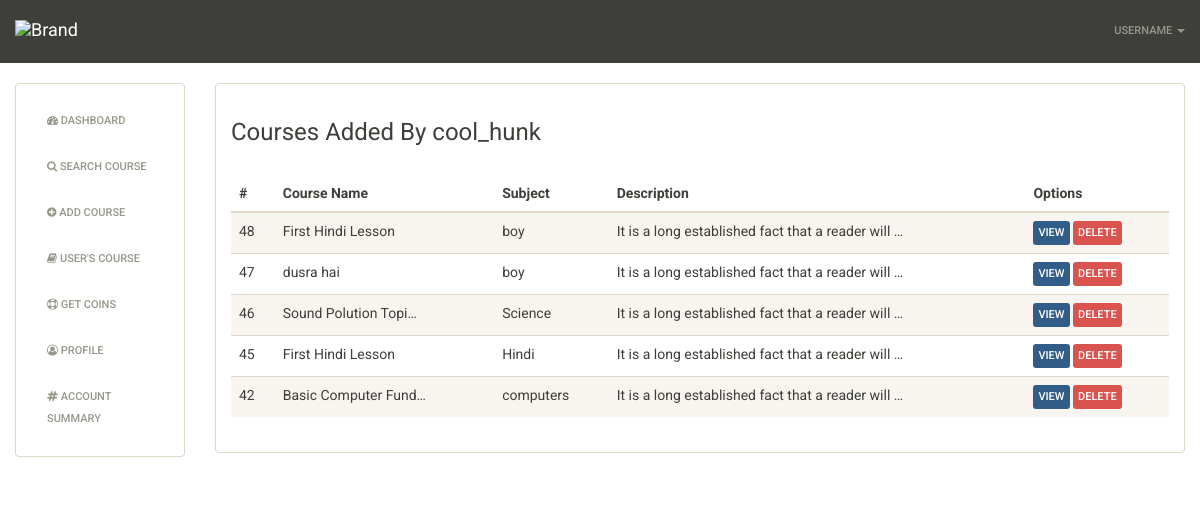
The page /desk/user_course/ (signed in) on the database its author committed.
### desk/models.py (models this page shows, shortened)
class Course(models.Model):
	user_name = models.CharField(max_length=120)
	course_name = models.CharField(max_length=120)
	subject = models.CharField(max_length=120)
	file = models.FileField(blank=True, null=True)
	description = models.TextField()
	timestamp = models.DateTimeField(auto_now_add=True, auto_now=False)

### desk/views.py (the view)
# urls.py: url(r'^user_course/(?P<id>\d+)/$', user_course_view, name='user_course_view'),
def user_course(request):
	if request.user.is_authenticated():
		course_list = Course.objects.filter(user_name = request.user).order_by("-id")
		context = {
		"object_list": course_list
		}
		return render(request,"user_course.html", context)

### templates/user_course.html
{% extends "dash.html" %}
{% block content %}
<div>
<h3>Courses Added By {{ request.user }}</h3><br>
  <table class="table table-striped table-hover ">
  <thead>
    <tr>
      <th>#</th>
      <th>Course Name</th>
      <th>Subject</th>
      <th>Description</th>
      <th>Options</th>
    </tr>
  </thead>
  <tbody>
  {% for obj in object_list %}
    <tr>
      <td>{{ obj.id }}</td>
      <td>{{ obj.course_name | truncatechars:20 }}</td>
      <td>{{ obj.subject }}</td>
      <td>{{ obj.description | truncatechars:50 }}</td>
      <td>
      	<a href="/desk/user_course/{{ obj.id }}/" class="btn btn-primary btn-xs">view</a>
      	<a href="" class="btn btn-danger btn-xs">delete</a>
      </td>
    </tr>
    {% endfor %}
  </tbody>
</table>
</div>
{% endblock content %}

### templates/dash.html (shortened to what this page needs)
{% load staticfiles %}
<!DOCTYPE html>
<html lang="en">
  <head>
    <link href='{% static "css/dashboard.min.css" %}' rel="stylesheet">
<link href = "https://cdnjs.cloudflare.com/ajax/libs/font-awesome/4.7.0/css/font-awesome.css" rel="stylesheet">
  </head>
  <body>
	<nav class="navbar navbar-default navbar-static-top">
	  <div class="container-fluid">
	    <div class="navbar-header">
	      <a class="navbar-brand" href="/desk/">
		<img alt="Brand" src="...">
	      </a>
	    </div>
		<ul class="nav navbar-nav navbar-right">
		<li class="dropdown">
		  <a href="#" class="dropdown-toggle" data-toggle="dropdown" role="button" aria-haspopup="true" aria-expanded="false">UserName <span class="caret"></span></a>
		</li>
	      </ul>
	  </div>
	</nav>
<div class="container-fluid">
<div class="row">
<div class="col-sm-2">
<div class="panel panel-default">
  <div class="panel-body">
	<ul class="nav nav-pills nav-stacked">
	  <li role="presentation"><a href="/desk/"><i class="fa fa-tachometer" aria-hidden="true"></i> Dashboard</a></li>
  <li role="presentation"><a href="/desk/search/"><i class="fa fa-search" aria-hidden="true"></i> Search Course</a></li>
<li role="presentation"><a href="/desk/add_course/"><i class="fa fa-plus-circle" aria-hidden="true"></i> Add Course</a></li>
  <li role="presentation"><a href="/desk/user_course/"><i class="fa fa-book" aria-hidden="true"></i> User's Course</a></li>
<li role="presentation"><a href="/desk/coins/"><i class="fa fa-life-ring" aria-hidden="true"></i> Get Coins</a></li>
  <li role="presentation"><a href="/desk/profile/"><i class="fa fa-user-circle-o" aria-hidden="true"></i> Profile</a></li>
 <li role="presentation"><a href="/desk/summary/"><i class="fa fa-hashtag" aria-hidden="true"></i> Account Summary</a></li>
	</ul>
  </div>
</div>
</div>
<div class="col-sm-10">
  <div class="panel panel-default">
    <div class="panel-body">
		{% block content %}
		{% endblock content %}
    </div>
  </div>
</div>
</div>
</div>
  </body>
</html>

### rows shown on the page
Course: id "48", course_name "First Hindi Lesson", subject "boy", description "It is a long established fact that a reader will …"
Course: id "47", course_name "dusra hai", subject "boy", description "It is a long established fact that a reader will …"
Course: id "46", course_name "Sound Polution Topi…", subject "Science", description "It is a long established fact that a reader will …"
Course: id "45", course_name "First Hindi Lesson", subject "Hindi", description "It is a long established fact that a reader will …"
Course: id "42", course_name "Basic Computer Fund…", subject "computers", description "It is a long established fact that a reader will …"

### other values the page prints
{{ request.user }} "cool_hunk"
